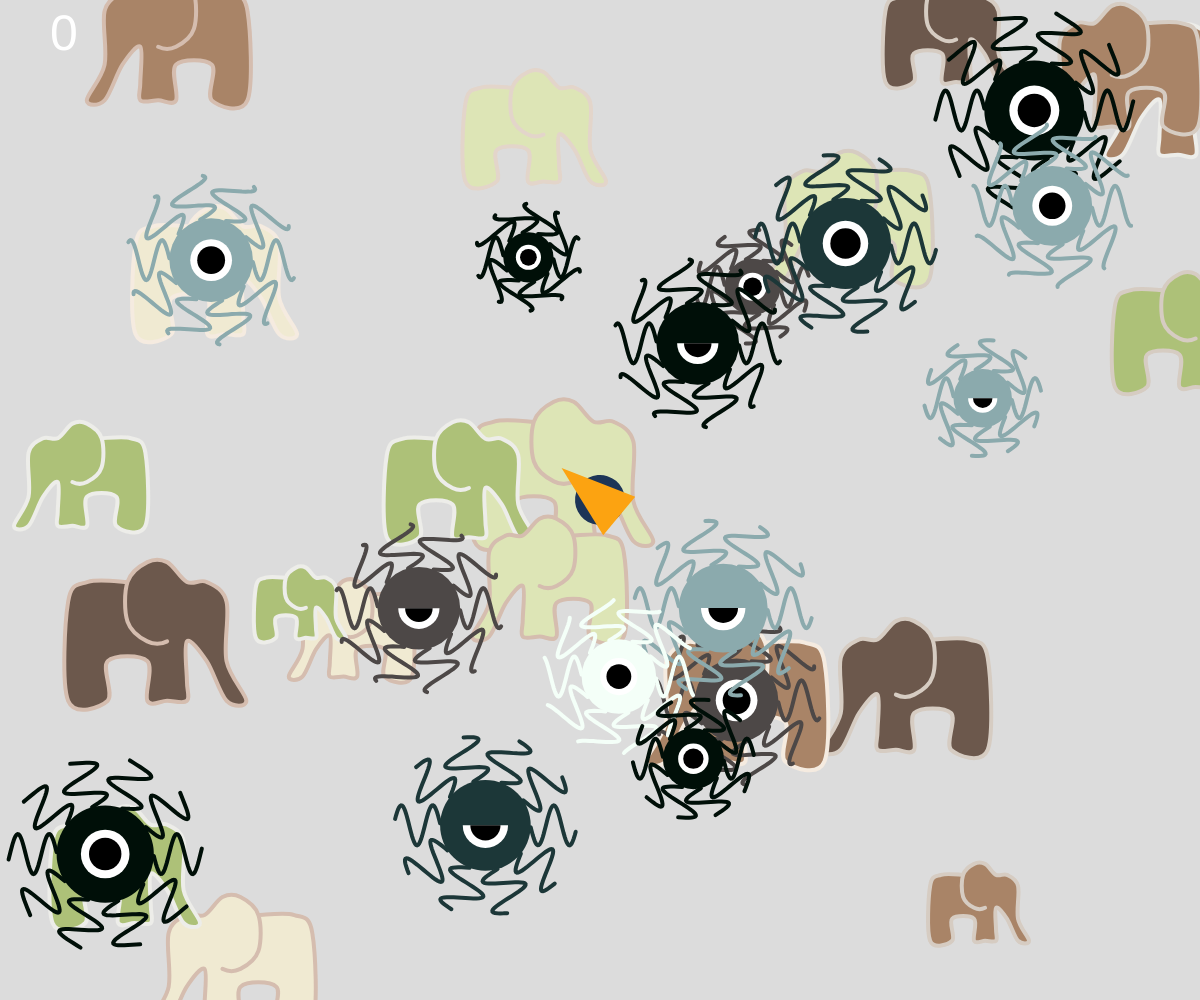
Frame 1 (no input)
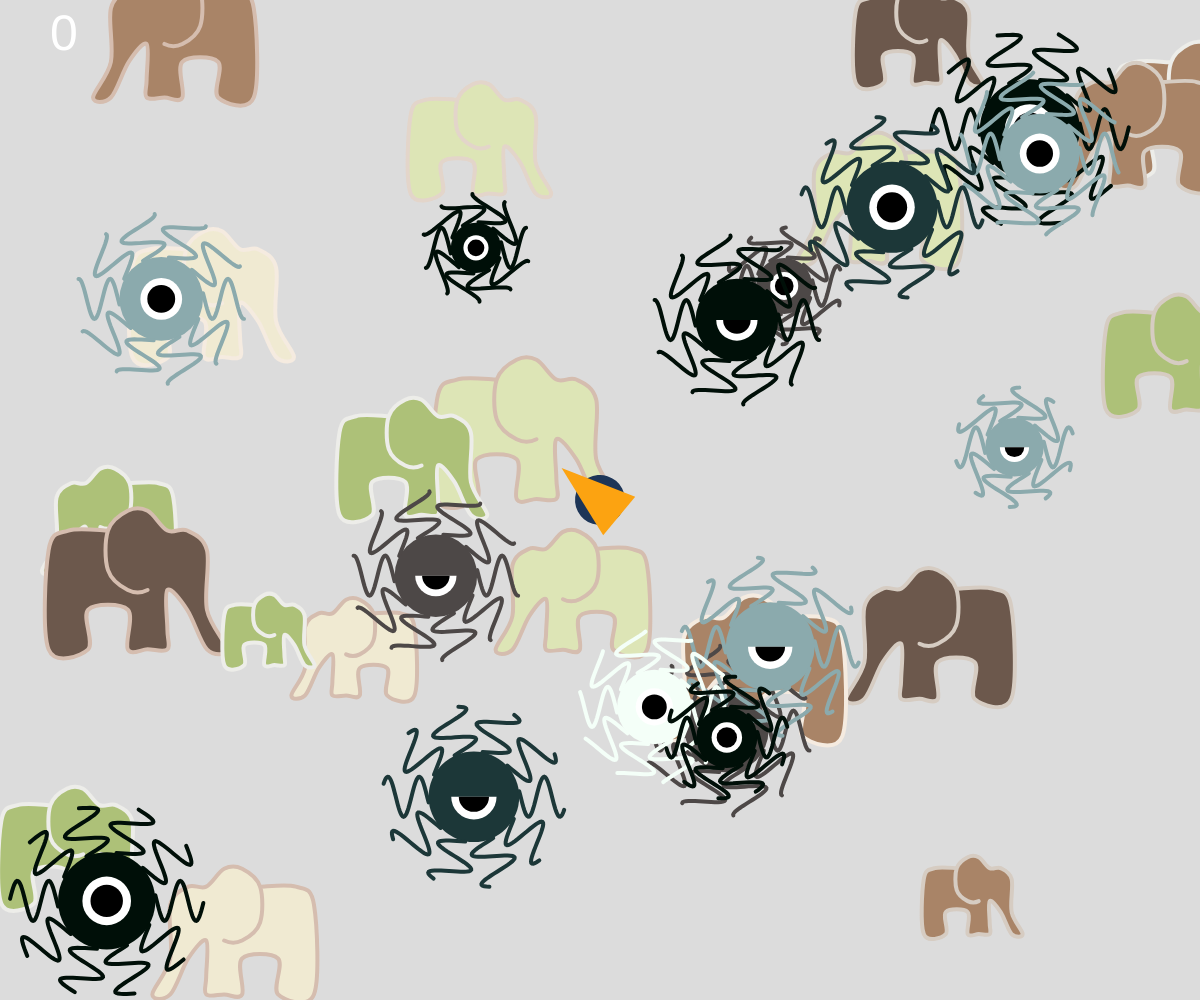
Frame 60 (no input)
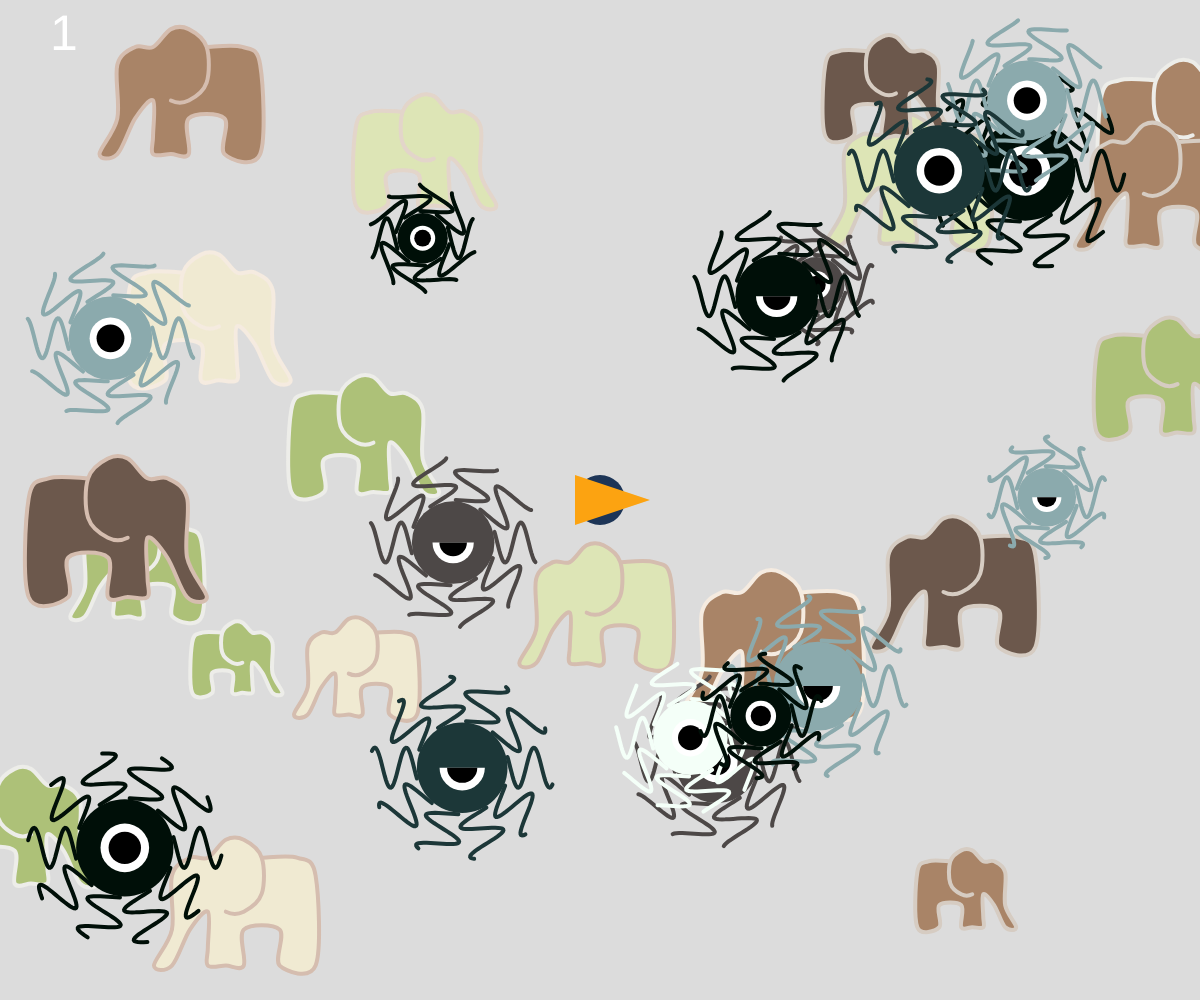
Frame 120 (the mouse pressed at the canvas centre since frame 60)

The p5.js sketch that drew these frames (run headless with seeded random() and noise() and a simulated clock; from frame 60 on, the mouse is pressed at the canvas centre):

// p5.js sketch
// ── sketch.js
let points = [[-2, 0], [-1,-1], [0, -1],[1,0],[1,2],[0,3],[-1,3],[-2,2],[-3,2],[-4,1],[-4,-2],[-5,-4],[-4,-4],[-3,-2],[-2,-1],[-2,-3], [-2,-4], [-1, -4],[0,-4],[0,-2],[2,-2],[2,-4], [4, -4],[4,1],[3,2],[1,2],[1,2]];

var fill_colors = "f0ead2-dde5b6-adc178-a98467-6c584c".split("-").map(a=>"#"+a)
var line_colors = "edede9-d6ccc2-f5ebe0-e3d5ca-d5bdaf".split("-").map(a=>"#"+a)

//設定points所有點的物件變數
var ball //把目前要處理的物件，暫存到ball變數內
var balls =[] //把產生的"所有"物件，為物件的倉庫，所有的物件資料都在此
//設定飛彈的物件變數
var bullet //把目前要處理的物件，暫存到bullet變數內
var bullets = [] //把產生的"所有"物件，為物件的倉庫，所有的物件資料都在此
//設定怪物的物件變數
var monster //把目前要處理的物件，暫存到bullet變數內
var monsters = [] //把產生的"所有"物件，為物件的倉庫，所有的物件資料都在此
//分數
var score = 0 //設定一個值初始為0
//設定砲台位移
var shipP


function setup() {
  createCanvas(windowWidth,windowHeight);
  shipP = createVector(width/2,height/2)
  for(var i=0;i<20;i=i+1){
    ball = new Obj({}) //產生一個Obj class元件
    balls.push(ball) //把ball的物件放入到balls陣列內
  }
  for(var i=0;i<15;i=i+1){
    monster = new Monster({}) //產生一個Obj class元件
    monsters.push(monster) //把ball的物件放入到balls陣列內
  }
}

function draw() {
  background(220);

  if(keyIsPressed){
    if(key=="ArrowRight" || key=="d"){ //下往右鍵或d往右移動
      shipP.x = shipP.x+5
    }
  
    if(key=="ArrowLeft" || key=="a"){ //按往左鍵或a往左移動0
      shipP.x = shipP.x-5
    }
  
    if(key=="ArrowUp" || key=="w"){ //按往上鍵或w往上移動
      shipP.y = shipP.y-5
    }
  
    if(key=="ArrowDown" || key=="s"){ //按往下鍵或s往下移動
      shipP.y = shipP.y+5
    }

  }

  //圖形的顯示(points)
  for(let ball of balls){ //只要是陣列的方式，都可以利用此方式處理
    ball.draw()
    ball.update()
    for(let bullet of bullets){ //檢查每一個物件
      if(ball.isBallInRanger(bullet.p.x,bullet.p.y)){ //飛彈物件有沒有接觸現在的ball
        balls.splice(balls.indexOf(ball),1) //從倉庫balls裡取出被滑鼠按到的物件編號(balls.indexOf(ball),1)，只取一個
        bullets.splice(bullets.indexOf(bullet),1)         
        score = score + 1 //每按到一個，加一分
      }
    }
  }
  //飛彈的顯示(bullet)
  for(let bullet of bullets){ //只要是陣列的方式，都可以利用此方式處理
    bullet.draw()
    bullet.update()
  }

  //怪物的顯示(monster)
  for(let monster of monsters){ //只要是陣列的方式，都可以利用此方式處理
    if(monster.dead == true && monster.timenum>5 ){
      monsters.splice(monsters.indexOf(monster),1)
    }
    monster.draw()
    monster.update()
    for(let bullet of bullets){ //檢查每一個物件
      if(monster.isMonsterInRanger(bullet.p.x,bullet.p.y)){ //飛彈物件有沒有接觸現在的ball
        // monsters.splice(monsters.indexOf(monster),1) //從倉庫monsters裡取出被滑鼠按到的物件編號(balls.indexOf(ball),1)，只取一個
        bullets.splice(bullets.indexOf(bullet),1)         
        score = score - 1 //每按到一個，扣一分
        monster.dead = true
      }
    }
   }

  push()
    fill(255)
    textSize(50)
    text(score,50,50) //在座標為(50,50)，顯示score內容
  pop()

  push() //開始設定
  let dx = mouseX - width/2 //算出滑鼠與中心點的距離
  let dy = mouseY - height/2 //算出滑鼠與中心點的距離
  let angle = atan2(dy,dx)
    translate(shipP.x,shipP.y)
    noStroke()
    rotate(angle)
    fill("#1d3557")
    ellipse(0,0,50)
    fill("#fca311")
    triangle(-25,25,-25,-25,50,0) //設定三個點，畫成三角形
  pop() //設定恢復原樣
}

function mousePressed(){ //按一下產生一個飛彈
  bullet = new Bullet({}) //在滑鼠按下的地方產生一個新的飛彈(Bullet class)
  bullets.push(bullet)
}

function keyPressed(){
  if(key==" "){ //按下空白鍵
    bullet = new Bullet({}) //在滑鼠按下的地方產生一個新的飛彈(Bullet class)
    bullets.push(bullet)
  }
}
// ── bullet.js
//定義一個飛彈(bullet)物件的class

class Bullet{
    constructor(args){
        this.r = args.r || 10 //設計飛彈有大有小時，就傳參數args.r來設定飛彈大小，沒有傳參數就以10為準
        // this.p = args.p || createVector(width/2,height/2) //建立一個向量
        this.p = args.p || shipP.copy() //建立一個向量
        this.v = args.v || createVector(mouseX-width/2,mouseY-height/2).limit(5)
        this.color = args.color || "#90e0ef"
  
    }
    draw(){ //畫出物件程式碼
        push()
          translate(this.p.x,this.p.y)
          fill(this.color)
          noStroke()
          ellipse(0,0,this.r)
        pop()
  
    }
    update(){ //計算出移動後的位置
        this.p.add(this.v)
  
    }
  
  }
// ── monster.js
var monster_colors = "000f08-1c3738-4d4847-f4fff8-8baaad".split("-").map(a=>"#"+a)


class Monster{ //宣告一個怪物類別，名稱為Monster
    constructor(args){
        this.r = args.r || random(50,100) //設計怪物的主體，就傳參數args.r來設定怪物大小，沒有傳參數就以10為準
        this.p = args.p || createVector(random(0+this.r,width-this.r),random(0+this.r,height-this.r)) //建立一個向量，由電腦亂數抽取顯示的初始位置
        this.v = args.v || createVector(random(-1,1),random(-1,1)) //移動的速度，如果沒有傳args參數，就會利用亂數(-1,1)
        this.color = args.color || random(monster_colors)
        this.mode = random(["happy","bad"])
        this.dead = false //活著
        this.timenum = 0 //延長時間
    }
    draw(){ //畫出元件
      if(this.dead == false){
        push()
          translate(this.p.x,this.p.y) //把原點(0,0)移到物件中心位置
          fill(this.color)
          noStroke()
          ellipse(0,0,this.r)
          if(this.mode=="happy"){
            fill(255)
            ellipse(0,0,this.r/2)
            fill(0)
            ellipse(0,0,this.r/3)
          }
          else{
            fill(255)
            arc(0,0,this.r/2,this.r/2,0,PI)
            fill(0)
            arc(0,0,this.r/3,this.r/3,0,PI)
          }
          stroke(this.color)
          strokeWeight(4)
          noFill()
        //   line(this.r/2,0,this.r,0)
          for(var j=0;j<10;j++){
            rotate(PI/5)
            beginShape()
            for(var i=0;i<(this.r/2);i++){
                vertex(this.r/2+i,sin(i/5+frameCount/10)*20)
            }
            endShape()
          }

        pop() //恢復原點到整個視窗左上早
      }
      else{ //怪物死亡畫面
        this.timenum = this.timenum+1
        push()
          translate(this.p.x,this.p.y) //把原點(0,0)移到物件中心位置
          fill(this.color)
          noStroke()
          ellipse(0,0,this.r)
          stroke(0)
          line(-this.r/2,0,this.r/2,0)

          stroke(this.color)
          strokeWeight(4)
          noFill()
        //   line(this.r/2,0,this.r,0)
          for(var j=0;j<10;j++){
            rotate(PI/5)
            line(this.r/2,0,this.r,0)
          }
        pop()
      }

    }

    update(){//計算出移動元件後的位置
        this.p.add(this.v)

        if(this.p.x<=0+this.r || this.p.x>=width-this.r){ //x軸碰到左邊(<=0)或者碰到右邊(x>=width)
            this.v.x = -this.v.x //把x軸的速度方向改變
          }
          if(this.p.y<=0+this.r || this.p.y>=height-this.r){ //y軸碰到左邊(<=0)或者碰到右邊(x>=width)
            this.v.y = -this.v.y //把y軸的速度方向改變
          }
        }

        isMonsterInRanger(x,y){ //功能:判斷飛彈位置是否移動到此物件的範圍內
          let d = dist(x,y,this.p.x,this.p.y) //計算兩點(滑鼠按下與物件中心點)之間的距離，放到d變數內
          if(d<this.r/2){ //滑鼠與物件的距離小於物件的寬度，代表碰到了
            return true //傳回true的值
          }else{ //滑鼠與物件的距離大於物件的寬度，代表沒有碰到
            return false //傳回false值
          }
        }

    }
// ── obj.js
class Obj{ //宣告一個類別，針對一個畫的圖案
    constructor(args){ //預設值，基本資料(物件的顏色，移動速度，大小，初始位置......)
      // this.p = args.p || { x:random(0,width), y:random(0,height) } //描述為該物件的初始位置，||(or)，當產生一個物件時，有傳位置參數的話使用該參數，若沒有傳參數就以||後面的設定產出
      this.p = args.p || createVector(random(0,width),random(0,height)) //效果等同上面那行，把原本的{x:..., y:...}改成"向量"方式呈現
  
      // this.v = { x:random(-1,1), y:random(-1,1) } //描述為該物件的移速
      this.v = createVector(random(-1,1),random(-1,1)) //效果等同上面那行，把原本的{x:..., y:...}改成"向量"方式呈現
  
      this.size = random(10,20) //描述為該物件的放大倍率
      this.color = random(fill_colors) //充滿顏色
      this.stroke = random(line_colors) //外框線條顏色
    }
  
    draw(){ //畫出單一個物件形狀
      push() //執行後，依照以下設定
        translate(this.p.x,this.p.y) //以讓物件位置為原點
        scale(this.v.x<0?-1:1,-1) //如果this.v.x<0條件成立，則為1，若不成立，則為-1；代表往右走的圖形象鼻向右，向左的則象鼻向左
        fill(this.color)
        stroke(this.stroke)
        strokeWeight(4)
        beginShape()
          for(var k=0;k<points.length;k=k+1){
            // line(points[k][0]*this.size,points[k][1]*this.size,points[k+1][0]*this.size,points[k+1][1]*this.size)
            // vertex(points[k][0]*this.size,points[k][1]*this.size) //只要設定一個點，當指令到endShape()，會把所有點連在一起，要把上面迴圈points.length-1的-1留著
            curveVertex(points[k][0]*this.size,points[k][1]*this.size) //畫圖為圓弧方式畫，要把上面迴圈points.length-1的-1刪除
          }
        endShape()
      pop() //執行後，回到原始的設定
    }
  
    update(){ //圖形的移動
      // this.p.x = this.p.x + this.v.x //現在的位置(x)加上現在的速度(x)
      // this.p.y = this.p.y + this.v.y //現在的位置(y)加上現在的速度(y)
      this.p.add(this.v) //設定好向量後才能使用(CreateVector)，可以取代上面兩行指令，效果不變
      //向量sub==>減號
  
      //知道滑鼠的位置，並建立一個滑鼠的向量
      // let mouseV = createVector(mouseX,mouseY) //把滑鼠的位置轉換成一個向量值
      // let delta = mouseV.sub(this.p).limit(this.v.mag()*1.5) //sub計算滑鼠所在位置向量(mouseV)到物件向量(this.p)的距離，limit(this.v.mag())意思為每次距離縮短(慢慢移動)，mag意思為取得大小，*1.5為速度加快幾倍
      // this.p.add(delta)
  
      if(this.p.x<=0 || this.p.x>=width){ //x軸碰到左邊(<=0)或者碰到右邊(x>=width)
        this.v.x = -this.v.x //把x軸的速度方向改變
      }
      if(this.p.y<=0 || this.p.y>=height){ //y軸碰到左邊(<=0)或者碰到右邊(x>=width)
        this.v.y = -this.v.y //把y軸的速度方向改變
      }
    }
  
    isBallInRanger(x,y){ //功能:判斷滑鼠按下的位置是否在此物件的範圍內
      let d = dist(x,y,this.p.x,this.p.y) //計算兩點(滑鼠按下與物件中心點)之間的距離，放到d變數內
      if(d<13*this.size){ //滑鼠與物件的距離小於物件的寬度，代表碰到了
        return true //傳回true的值
      }else{ //滑鼠與物件的距離大於物件的寬度，代表沒有碰到
        return false //傳回false值
      }
    }
  }
